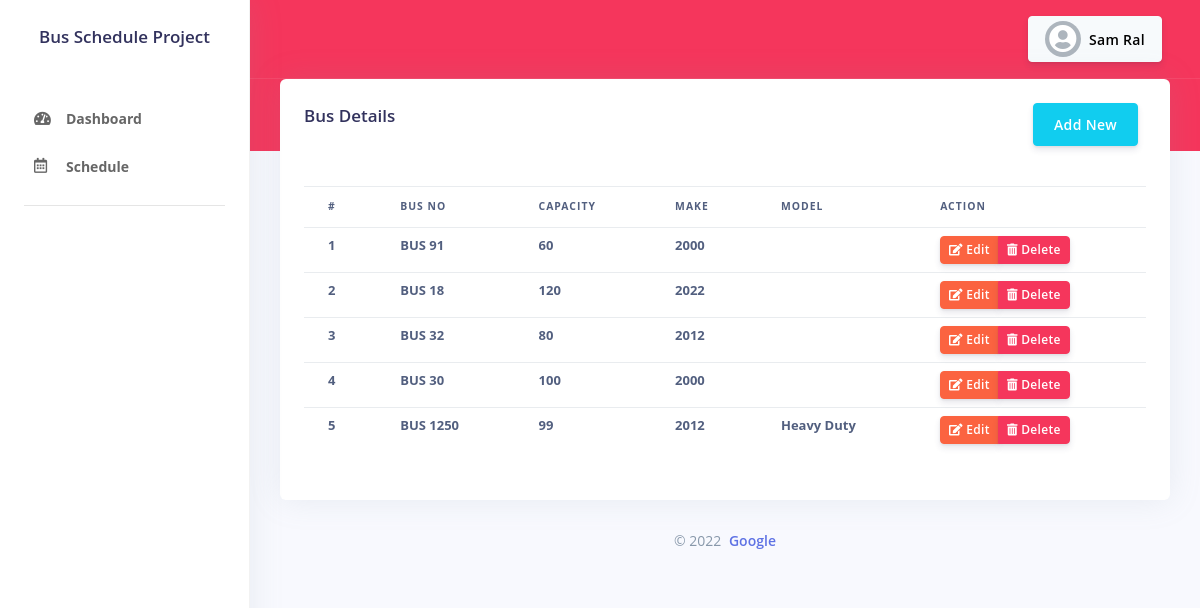
/buses.php (signed in), run on the app's committed database.
### tables this page shows
CREATE TABLE `bus` (
  `bus_id` int(30) NOT NULL,
  `bus_number` varchar(60) NOT NULL,
  `bus_capacity` varchar(40) NOT NULL,
  `bus_make` varchar(40) NOT NULL,
  `bus_model` varchar(100) DEFAULT NULL
);

### controller.php (called while the page is built, shortened)
<?php
class Controller {
    private $host = 'localhost';
    private $user = 'ziviadmin';
    private $password = 'zivi@access';
    private $database = 'busscheduledb';
    private $conn;
    public function __construct() {
        $this->conn = $this->connectDB();
    }
    public function connectDB() {
        $conn = mysqli_connect($this->host, $this->user, $this->password, $this->database);
        return $conn;
    }
    public function runQuery($query) {
        $resultset = [];
        $count = $this->numRows($query);
        if ($count) {
            $result = mysqli_query($this->conn, $query);
            while ($row = mysqli_fetch_assoc($result)) {
                $resultset[] = $row;
            }
        }
        return $resultset;
        exit;
    }
    public function numRows($query) {
        $result = mysqli_query($this->conn, $query);
        $rowcount = mysqli_num_rows($result);
        return $rowcount;
    }
}

### buses.php (the view, shortened to what this page needs)
<?php require_once 'pageheader.php';?>
<div class="container-fluid mt--6">
    <div class="row">
        <div class="col">
            <div class="card">
                <div class="card-body">
                    <button type='button' data-toggle="modal" data-target="#modal-add" class="btn btn-info mb-3 float-right">Add New</button>
                    <h3 class="mb-0">Bus Details</h3>
                    <div class="table-responsive py-4">
                        <table class="table table-flush table-sm">
                            <thead>
                                <tr>
                                    <th>#</th>
                                    <th>Bus No</th>
                                    <th>Capacity</th>
                                    <th>Make</th>
                                    <th>Model</th>
                                    <th>Action</th>
                                </tr>
                            </thead>
                            <tbody>
                                <?php $i = 1;
                                    $users = $db_handle->runQuery('SELECT * FROM `bus`');
                                foreach ($users as $user) {?>
                                <tr>
                                    <td><?=$i;?></td>
                                    <td><?=$user['bus_number'];?></td>
                                    <td><?=$user['bus_capacity'];?></td>
                                    <td><?=$user['bus_make'];?></td>
                                    <td><?=$user['bus_model'];?></td>
                                    <td>
                                        <div class="btn-group">
                                            <button type="button" data-toggle="modal" data-target="#modal-edit" data-id='<?=$user['bus_id']?>' class="btn btn-sm btn-warning editModal">
                                                <i class="fas fa-edit"></i>
                                                Edit</button>
                                            <button type="button" data-toggle="modal" data-target="#modal-delete" data-id='<?=$user['bus_id']?>' class="btn btn-sm btn-danger deleteModal">
                                                <i class="fas fa-trash-alt"></i>
                                                Delete</button>
                                        </div>
                                    </td>
                                </tr>
                                <?php $i++;}?>
                            </tbody>
                        </table>
                    </div>
                </div>
            </div>
        </div>
    </div>
    <?php require_once 'pagefooter.php';?>

### assets/css/custom.css (style rules this page uses)
.table th, .table td { font-weight: bold; }
html, body { overflow-x: hidden !important; }

### data on the page
bus: bus_number "BUS 91", bus_capacity "60", bus_make "2000"
bus: bus_number "BUS 18", bus_capacity "120", bus_make "2022"
bus: bus_number "BUS 32", bus_capacity "80", bus_make "2012"
bus: bus_number "BUS 30", bus_capacity "100", bus_make "2000"
bus: bus_number "BUS 1250", bus_capacity "99", bus_make "2012", bus_model "Heavy Duty"

### other printed values
$_SESSION['name'] "Sam Ral"
CMPYNAME "Google"
